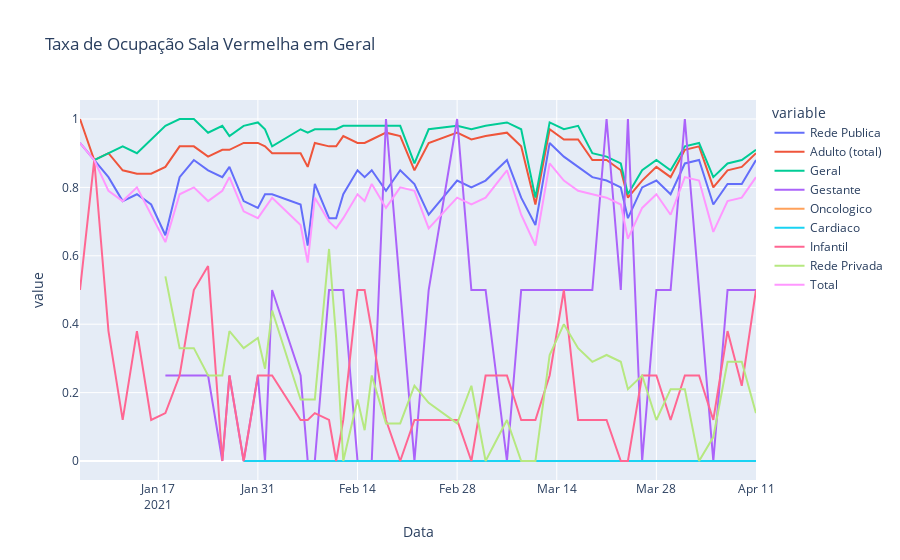

Notebook source saved alongside this figure:
### Code cell
df = pd.read_csv(r'C:\Users\heylu\Documents\github\HeyLucasLeao.github.io\raspagem_dos_boletins_diarios\normalized_csvs\sala_vermelha_geral.csv', index_col='Data')
px.line(df, title='Taxa de Ocupação Sala Vermelha em Geral')

### Figure 1 — Plotly figure (JSON) as saved in the notebook; plotly's stock layout.template omitted (floating-point values rounded to 4 significant figures)
{"data": [{"hovertemplate": "variable=Rede Publica<br>Data=%{x}<br>value=%{y}<extra></extra>", "legendgroup": "Rede Publica", "line": {"color": "#636efa", "dash": "solid"}, "mode": "lines", "name": "Rede Publica", "orientation": "v", "showlegend": true, "type": "scatter", "x": ["21-01-06", "21-01-08", "21-01-10", "21-01-12", "21-01-14", "21-01-16", "21-01-18", "21-01-20", "21-01-22", "21-01-24", "21-01-26", "21-01-27", "21-01-29", "21-01-31", "21-02-01", "21-02-02", "21-02-06", "21-02-07", "21-02-08", "21-02-10", "21-02-11", "21-02-12", "21-02-14", "21-02-15", "21-02-16", "21-02-18", "21-02-20", "21-02-22", "21-02-24", "21-02-28", "21-03-02", "21-03-04", "21-03-07", "21-03-09", "21-03-11", "21-03-13", "21-03-15", "21-03-17", "21-03-19", "21-03-21", "21-03-23", "21-03-24", "21-03-26", "21-03-28", "21-03-30", "21-04-01", "21-04-03", "21-04-05", "21-04-05", "21-04-07", "21-04-09", "21-04-11"], "xaxis": "x", "y": [0.93, 0.88, 0.83, 0.76, 0.78, 0.75, 0.66, 0.83, 0.88, 0.85, 0.83, 0.86, 0.76, 0.74, 0.78, 0.78, 0.75, 0.63, 0.81, 0.71, 0.71, 0.78, 0.85, 0.83, 0.85, 0.79, 0.85, 0.81, 0.72, 0.82, 0.8, 0.82, 0.88, 0.77, 0.69, 0.93, 0.89, 0.86, 0.83, 0.82, 0.8, 0.71, 0.8, 0.82, 0.78, 0.87, 0.88, 0.75, 0.75, 0.81, 0.81, 0.88], "yaxis": "y"}, {"hovertemplate": "variable=Adulto (total)<br>Data=%{x}<br>value=%{y}<extra></extra>", "legendgroup": "Adulto (total)", "line": {"color": "#EF553B", "dash": "solid"}, "mode": "lines", "name": "Adulto (total)", "orientation": "v", "showlegend": true, "type": "scatter", "x": ["21-01-06", "21-01-08", "21-01-10", "21-01-12", "21-01-14", "21-01-16", "21-01-18", "21-01-20", "21-01-22", "21-01-24", "21-01-26", "21-01-27", "21-01-29", "21-01-31", "21-02-01", "21-02-02", "21-02-06", "21-02-07", "21-02-08", "21-02-10", "21-02-11", "21-02-12", "21-02-14", "21-02-15", "21-02-16", "21-02-18", "21-02-20", "21-02-22", "21-02-24", "21-02-28", "21-03-02", "21-03-04", "21-03-07", "21-03-09", "21-03-11", "21-03-13", "21-03-15", "21-03-17", "21-03-19", "21-03-21", "21-03-23", "21-03-24", "21-03-26", "21-03-28", "21-03-30", "21-04-01", "21-04-03", "21-04-05", "21-04-05", "21-04-07", "21-04-09", "21-04-11"], "xaxis": "x", "y": [1, 0.88, 0.9, 0.85, 0.84, 0.84, 0.86, 0.92, 0.92, 0.89, 0.91, 0.91, 0.93, 0.93, 0.92, 0.9, 0.9, 0.86, 0.93, 0.92, 0.92, 0.95, 0.93, 0.93, 0.94, 0.96, 0.95, 0.85, 0.93, 0.96, 0.94, 0.95, 0.96, 0.92, 0.75, 0.97, 0.94, 0.94, 0.88, 0.88, 0.85, 0.77, 0.82, 0.86, 0.83, 0.91, 0.92, 0.8, 0.8, 0.85, 0.86, 0.9], "yaxis": "y"}, {"hovertemplate": "variable=Geral<br>Data=%{x}<br>value=%{y}<extra></extra>", "legendgroup": "Geral", "line": {"color": "#00cc96", "dash": "solid"}, "mode": "lines", "name": "Geral", "orientation": "v", "showlegend": true, "type": "scatter", "x": ["21-01-06", "21-01-08", "21-01-10", "21-01-12", "21-01-14", "21-01-16", "21-01-18", "21-01-20", "21-01-22", "21-01-24", "21-01-26", "21-01-27", "21-01-29", "21-01-31", "21-02-01", "21-02-02", "21-02-06", "21-02-07", "21-02-08", "21-02-10", "21-02-11", "21-02-12", "21-02-14", "21-02-15", "21-02-16", "21-02-18", "21-02-20", "21-02-22", "21-02-24", "21-02-28", "21-03-02", "21-03-04", "21-03-07", "21-03-09", "21-03-11", "21-03-13", "21-03-15", "21-03-17", "21-03-19", "21-03-21", "21-03-23", "21-03-24", "21-03-26", "21-03-28", "21-03-30", "21-04-01", "21-04-03", "21-04-05", "21-04-05", "21-04-07", "21-04-09", "21-04-11"], "xaxis": "x", "y": [null, 0.88, 0.9, 0.92, 0.9, 0.94, 0.98, 1, 1, 0.96, 0.98, 0.95, 0.98, 0.99, 0.97, 0.92, 0.97, 0.96, 0.97, 0.97, 0.97, 0.98, 0.98, 0.98, 0.98, 0.98, 0.98, 0.87, 0.97, 0.98, 0.97, 0.98, 0.99, 0.97, 0.77, 0.99, 0.97, 0.98, 0.9, 0.89, 0.87, 0.78, 0.85, 0.88, 0.85, 0.92, 0.93, 0.83, 0.83, 0.87, 0.88, 0.91], "yaxis": "y"}, {"hovertemplate": "variable=Gestante<br>Data=%{x}<br>value=%{y}<extra></extra>", "legendgroup": "Gestante", "line": {"color": "#ab63fa", "dash": "solid"}, "mode": "lines", "name": "Gestante", "orientation": "v", "showlegend": true, "type": "scatter", "x": ["21-01-06", "21-01-08", "21-01-10", "21-01-12", "21-01-14", "21-01-16", "21-01-18", "21-01-20", "21-01-22", "21-01-24", "21-01-26", "21-01-27", "21-01-29", "21-01-31", "21-02-01", "21-02-02", "21-02-06", "21-02-07", "21-02-08", "21-02-10", "21-02-11", "21-02-12", "21-02-14", "21-02-15", "21-02-16", "21-02-18", "21-02-20", "21-02-22", "21-02-24", "21-02-28", "21-03-02", "21-03-04", "21-03-07", "21-03-09", "21-03-11", "21-03-13", "21-03-15", "21-03-17", "21-03-19", "21-03-21", "21-03-23", "21-03-24", "21-03-26", "21-03-28", "21-03-30", "21-04-01", "21-04-03", "21-04-05", "21-04-05", "21-04-07", "21-04-09", "21-04-11"], "xaxis": "x", "y": [null, null, null, null, null, null, 0.25, 0.25, 0.25, 0.25, 0, 0.25, 0, 0.25, 0, 0.5, 0.25, 0, 0, 0.5, 0.5, 0.5, 0, 0, 0, 1, 0.5, 0, 0.5, 1, 0.5, 0.5, 0, 0.5, 0.5, 0.5, 0.5, 0.5, 0.5, 1, 0.5, 1, 0, 0.5, 0.5, 1, 0.5, 0, 0, 0.5, 0.5, 0.5], "yaxis": "y"}, {"hovertemplate": "variable=Oncologico<br>Data=%{x}<br>value=%{y}<extra></extra>", "legendgroup": "Oncologico", "line": {"color": "#FFA15A", "dash": "solid"}, "mode": "lines", "name": "Oncologico", "orientation": "v", "showlegend": true, "type": "scatter", "x": ["21-01-06", "21-01-08", "21-01-10", "21-01-12", "21-01-14", "21-01-16", "21-01-18", "21-01-20", "21-01-22", "21-01-24", "21-01-26", "21-01-27", "21-01-29", "21-01-31", "21-02-01", "21-02-02", "21-02-06", "21-02-07", "21-02-08", "21-02-10", "21-02-11", "21-02-12", "21-02-14", "21-02-15", "21-02-16", "21-02-18", "21-02-20", "21-02-22", "21-02-24", "21-02-28", "21-03-02", "21-03-04", "21-03-07", "21-03-09", "21-03-11", "21-03-13", "21-03-15", "21-03-17", "21-03-19", "21-03-21", "21-03-23", "21-03-24", "21-03-26", "21-03-28", "21-03-30", "21-04-01", "21-04-03", "21-04-05", "21-04-05", "21-04-07", "21-04-09", "21-04-11"], "xaxis": "x", "y": [null, null, null, null, null, null, null, null, null, null, null, null, 0, 0, 0, 0, 0, 0, 0, 0, 0, 0, 0, 0, 0, 0, 0, 0, 0, 0, 0, 0, 0, 0, 0, 0, 0, 0, 0, 0, 0, 0, 0, 0, 0, 0, 0, 0, 0, 0, 0, 0], "yaxis": "y"}, {"hovertemplate": "variable=Cardiaco<br>Data=%{x}<br>value=%{y}<extra></extra>", "legendgroup": "Cardiaco", "line": {"color": "#19d3f3", "dash": "solid"}, "mode": "lines", "name": "Cardiaco", "orientation": "v", "showlegend": true, "type": "scatter", "x": ["21-01-06", "21-01-08", "21-01-10", "21-01-12", "21-01-14", "21-01-16", "21-01-18", "21-01-20", "21-01-22", "21-01-24", "21-01-26", "21-01-27", "21-01-29", "21-01-31", "21-02-01", "21-02-02", "21-02-06", "21-02-07", "21-02-08", "21-02-10", "21-02-11", "21-02-12", "21-02-14", "21-02-15", "21-02-16", "21-02-18", "21-02-20", "21-02-22", "21-02-24", "21-02-28", "21-03-02", "21-03-04", "21-03-07", "21-03-09", "21-03-11", "21-03-13", "21-03-15", "21-03-17", "21-03-19", "21-03-21", "21-03-23", "21-03-24", "21-03-26", "21-03-28", "21-03-30", "21-04-01", "21-04-03", "21-04-05", "21-04-05", "21-04-07", "21-04-09", "21-04-11"], "xaxis": "x", "y": [null, null, null, null, null, null, null, null, null, null, null, null, 0, 0, 0, 0, 0, 0, 0, 0, 0, 0, 0, 0, 0, 0, 0, 0, 0, 0, 0, 0, 0, 0, 0, 0, 0, 0, 0, 0, 0, 0, 0, 0, 0, 0, 0, 0, 0, 0, 0, 0], "yaxis": "y"}, {"hovertemplate": "variable=Infantil<br>Data=%{x}<br>value=%{y}<extra></extra>", "legendgroup": "Infantil", "line": {"color": "#FF6692", "dash": "solid"}, "mode": "lines", "name": "Infantil", "orientation": "v", "showlegend": true, "type": "scatter", "x": ["21-01-06", "21-01-08", "21-01-10", "21-01-12", "21-01-14", "21-01-16", "21-01-18", "21-01-20", "21-01-22", "21-01-24", "21-01-26", "21-01-27", "21-01-29", "21-01-31", "21-02-01", "21-02-02", "21-02-06", "21-02-07", "21-02-08", "21-02-10", "21-02-11", "21-02-12", "21-02-14", "21-02-15", "21-02-16", "21-02-18", "21-02-20", "21-02-22", "21-02-24", "21-02-28", "21-03-02", "21-03-04", "21-03-07", "21-03-09", "21-03-11", "21-03-13", "21-03-15", "21-03-17", "21-03-19", "21-03-21", "21-03-23", "21-03-24", "21-03-26", "21-03-28", "21-03-30", "21-04-01", "21-04-03", "21-04-05", "21-04-05", "21-04-07", "21-04-09", "21-04-11"], "xaxis": "x", "y": [0.5, 0.88, 0.38, 0.12, 0.38, 0.12, 0.14, 0.25, 0.5, 0.57, 0, 0.25, 0, 0.25, 0.25, 0.25, 0.12, 0.12, 0.14, 0.12, 0, 0.12, 0.5, 0.5, 0.38, 0.12, 0, 0.12, 0.12, 0.12, 0, 0.25, 0.25, 0.12, 0.12, 0.25, 0.5, 0.12, 0.12, 0.12, 0, 0, 0.25, 0.25, 0.12, 0.25, 0.25, 0.12, 0.12, 0.38, 0.22, 0.5], "yaxis": "y"}, {"hovertemplate": "variable=Rede Privada<br>Data=%{x}<br>value=%{y}<extra></extra>", "legendgroup": "Rede Privada", "line": {"color": "#B6E880", "dash": "solid"}, "mode": "lines", "name": "Rede Privada", "orientation": "v", "showlegend": true, "type": "scatter", "x": ["21-01-06", "21-01-08", "21-01-10", "21-01-12", "21-01-14", "21-01-16", "21-01-18", "21-01-20", "21-01-22", "21-01-24", "21-01-26", "21-01-27", "21-01-29", "21-01-31", "21-02-01", "21-02-02", "21-02-06", "21-02-07", "21-02-08", "21-02-10", "21-02-11", "21-02-12", "21-02-14", "21-02-15", "21-02-16", "21-02-18", "21-02-20", "21-02-22", "21-02-24", "21-02-28", "21-03-02", "21-03-04", "21-03-07", "21-03-09", "21-03-11", "21-03-13", "21-03-15", "21-03-17", "21-03-19", "21-03-21", "21-03-23", "21-03-24", "21-03-26", "21-03-28", "21-03-30", "21-04-01", "21-04-03", "21-04-05", "21-04-05", "21-04-07", "21-04-09", "21-04-11"], "xaxis": "x", "y": [null, null, null, null, null, null, 0.54, 0.33, 0.33, 0.25, 0.25, 0.38, 0.33, 0.36, 0.27, 0.44, 0.18, 0.18, 0.18, 0.62, 0.36, 0, 0.18, 0.09, 0.25, 0.11, 0.11, 0.22, 0.17, 0.11, 0.22, 0, 0.12, 0, 0, 0.31, 0.4, 0.33, 0.29, 0.31, 0.29, 0.21, 0.25, 0.12, 0.21, 0.21, 0, 0.07, 0.07, 0.29, 0.29, 0.14], "yaxis": "y"}, {"hovertemplate": "variable=Total<br>Data=%{x}<br>value=%{y}<extra></extra>", "legendgroup": "Total", "line": {"color": "#FF97FF", "dash": "solid"}, "mode": "lines", "name": "Total", "orientation": "v", "showlegend": true, "type": "scatter", "x": ["21-01-06", "21-01-08", "21-01-10", "21-01-12", "21-01-14", "21-01-16", "21-01-18", "21-01-20", "21-01-22", "21-01-24", "21-01-26", "21-01-27", "21-01-29", "21-01-31", "21-02-01", "21-02-02", "21-02-06", "21-02-07", "21-02-08", "21-02-10", "21-02-11", "21-02-12", "21-02-14", "21-02-15", "21-02-16", "21-02-18", "21-02-20", "21-02-22", "21-02-24", "21-02-28", "21-03-02", "21-03-04", "21-03-07", "21-03-09", "21-03-11", "21-03-13", "21-03-15", "21-03-17", "21-03-19", "21-03-21", "21-03-23", "21-03-24", "21-03-26", "21-03-28", "21-03-30", "21-04-01", "21-04-03", "21-04-05", "21-04-05", "21-04-07", "21-04-09", "21-04-11"], "xaxis": "x", "y": [0.93, 0.88, 0.79, 0.76, 0.8, 0.72, 0.64, 0.78, 0.8, 0.76, 0.79, 0.83, 0.73, 0.71, 0.74, 0.77, 0.69, 0.58, 0.77, 0.7, 0.68, 0.71, 0.78, 0.76, 0.81, 0.74, 0.8, 0.79, 0.68, 0.77, 0.75, 0.77, 0.85, 0.72, 0.63, 0.87, 0.82, 0.79, 0.78, 0.77, 0.75, 0.65, 0.74, 0.78, 0.72, 0.83, 0.82, 0.67, 0.67, 0.76, 0.77, 0.83], "yaxis": "y"}], "layout": {"legend": {"title": {"text": "variable"}, "tracegroupgap": 0}, "title": {"text": "Taxa de Ocupação Sala Vermelha em Geral"}, "xaxis": {"anchor": "y", "domain": [0, 1], "title": {"text": "Data"}}, "yaxis": {"anchor": "x", "domain": [0, 1], "title": {"text": "value"}}}}
